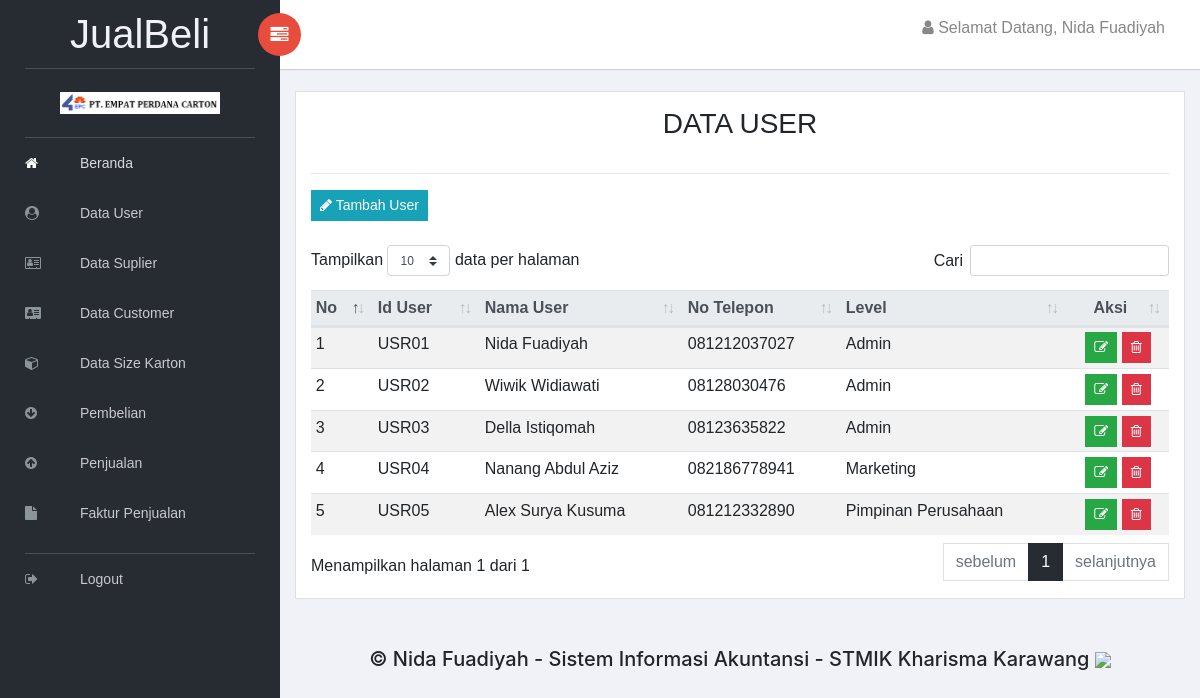
/index.php?p=user (signed in), run on the app's committed database.
### tables this page shows
CREATE TABLE `user`  (
  `id_user` varchar(5) NOT NULL,
  `nama_user` varchar(50) NOT NULL,
  `no_tlp` varchar(12) NOT NULL,
  `password` varchar(35) NOT NULL,
  `level` varchar(30) NOT NULL,
  PRIMARY KEY (`id_user`) USING BTREE
);

### index.php (called while the page is built, shortened)
<?php
include_once 'class/index.php';
$index = new index;

### class/user.php (called while the page is built, shortened)
<?php
class user
{
  public function tampil_user()
  {
    $koneksi = new koneksi();
    $query = mysqli_query($koneksi->conn, "SELECT * FROM user");
    if (mysqli_num_rows($query) > 0) {
      while ($row = mysqli_fetch_array($query)) {
        $data[] = $row;
      }
      return $data;
    } else {
      return false;
    }
  }
}

### class/koneksi.php (called while the page is built, shortened)
<?php
class koneksi
{
    private $dbhost = "localhost";
    private $dbuser = "root";
    private $dbpass = "";
    private $dbname = "jualbeli";
    public function __construct()
    {
        $this->conn = mysqli_connect($this->dbhost, $this->dbuser, $this->dbpass, $this->dbname) or die("Koneksi gagal");
    }
}

### views/user/tampil_user.php (the view)
<div class="col-lg-12" style="font-family:Arial">
	<div class="card">
		<div class="card-body">
			<div class="box-body">
				<div class="text-center">
					<h3 class="page-header">DATA USER</h3>
					<hr>
				</div>
				<a href="?p=tambah_user">
					<button class="btn btn-sm btn-info"><span class="fa fa-pencil"></span> Tambah User</button>
				</a><br><br>
				<table id="dataTable" class="table table-sm table-striped">
					<thead class="thead-light">
						<tr>
							<th>No</th>
							<th>Id User</th>
							<th>Nama User</th>
							<th>No Telepon</th>
							<th>Level</th>
							<th style="text-align:center">Aksi</th>
						</tr>
					</thead>
					<tbody>
						<?php
						if ($user->tampil_user() != false) {
							$no = 1;
							foreach ($user->tampil_user() as $data_user) {
								?>
								<tr>
									<td><?php echo $no; ?></td>
									<td><?php echo $data_user['id_user']; ?></td>
									<td><?php echo $data_user['nama_user']; ?></td>
									<td><?php echo $data_user['no_tlp']; ?></td>
									<td><?php echo $data_user['level']; ?></td>
									<td style="text-align:center">
										<a href="?p=edit_user&id_user=<?php echo $data_user['id_user']; ?>">
											<button class="btn btn-sm btn-success btn-custom">
												<span class="fa fa-edit"></span>
											</button>
										</a>
										<a href="?p=hapus_user&id_user=<?php echo $data_user['id_user']; ?>">
											<button class="btn btn-sm btn-danger btn-custom" onClick="return confirm('Yakin Akan Menghapus Data?');">
												<span class="fa fa-trash-o"></span>
											</button>
										</a>
									</td>
								</tr>
								<?php
								$no++;
							}
						}
						?>
					</tbody>
				</table>
			</div>
		</div>
	</div>
</div>

### data on the page
user: id_user "USR01", nama_user "Nida Fuadiyah", no_tlp "081212037027", level "Admin"
user: id_user "USR02", nama_user "Wiwik Widiawati", no_tlp "08128030476", level "Admin"
user: id_user "USR03", nama_user "Della Istiqomah", no_tlp "08123635822", level "Admin"
user: id_user "USR04", nama_user "Nanang Abdul Aziz", no_tlp "082186778941", level "Marketing"
user: id_user "USR05", nama_user "Alex Surya Kusuma", no_tlp "081212332890", level "Pimpinan Perusahaan"

### other printed values
$_SESSION['nama_user'] "Nida Fuadiyah"
